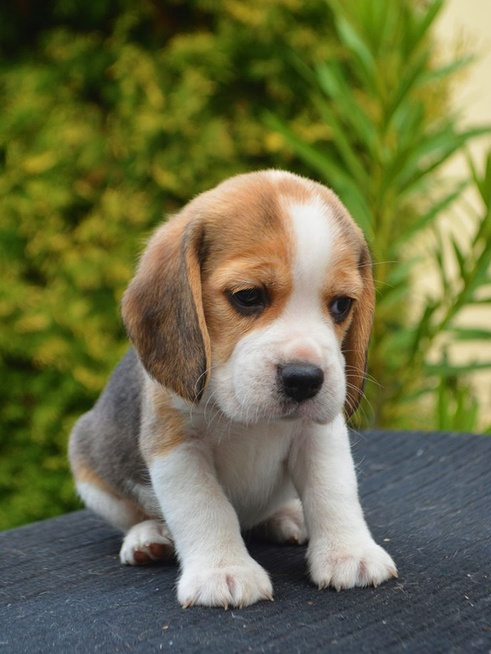
#> input picture pythonImgs/a241bf580bd666a05de1fa3b53f973e7.jpg, 491 x 654 px, shrunk from 736 x 981 before the run; its folder holds 4 pictures in this run
$ python main.py
#> lines starting #> are read from the running program, lines starting #| are printed output that depends on the picture
from PIL import Image, ImageEnhance, ImageFilter
# Importing operating system dependency for reading, writing to files, handling directories and retrieving system information
import os

# These describe the path name where we get the images and the path where the images will be sent once edited
path = './pythonImgs'
pathOut = '/editedPyImgs'

for filename in os.listdir(path):
    img = Image.open(f"{path}/{filename}")
#> img is the input picture: PIL image 491x654 RGB; mean R, G, B 108.6, 110.5, 70.4

    edit = img.filter(ImageFilter.SHARPEN).convert('L')
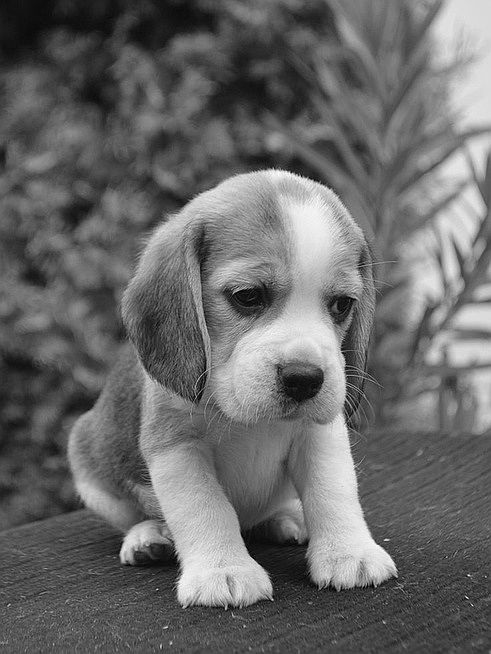
#> edit: PIL image 491x654 L; min 0, max 255, mean 105.4

    clean_name = os.path.splitext(filename)[0]

    edit.save(f".{pathOut}/{clean_name}_edited.jpg")
#> pass 2 of the loop `for filename in os.listdir(path):`:
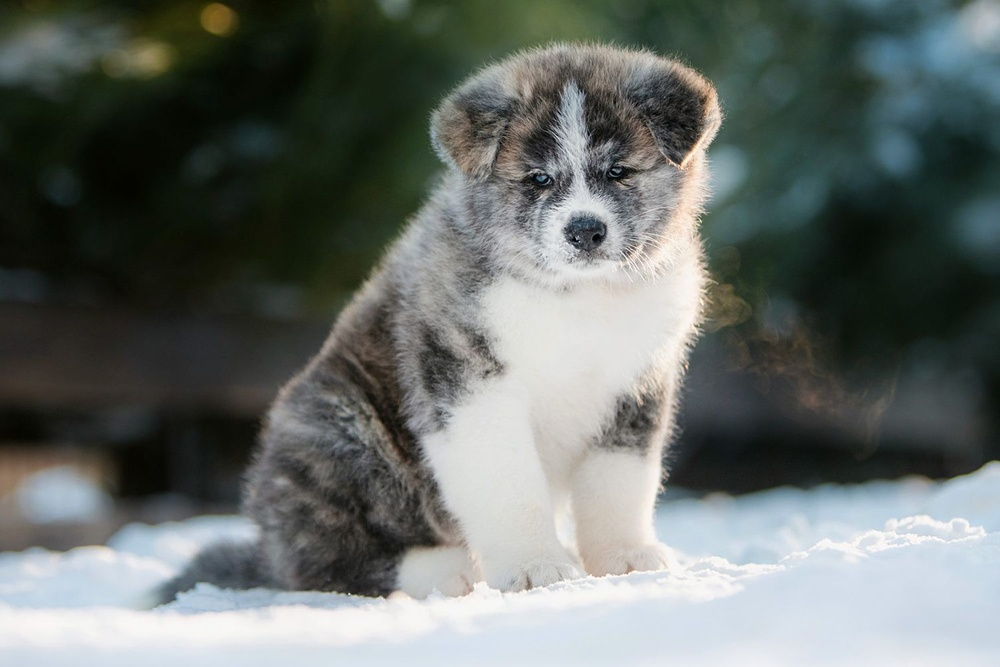
#> input picture pythonImgs/akita-puppy-snow-187024570-2000-c931d0f742ea4364b5f5cc51d5cc9bf3.jpg, 1000 x 667 px, shrunk from 1500 x 1000 before the run
#> img is the input picture: PIL image 1000x667 RGB; mean R, G, B 103.7, 109.8, 106.1
#> `edit = img.filter(ImageFilter.SHARPEN).convert('L')`:
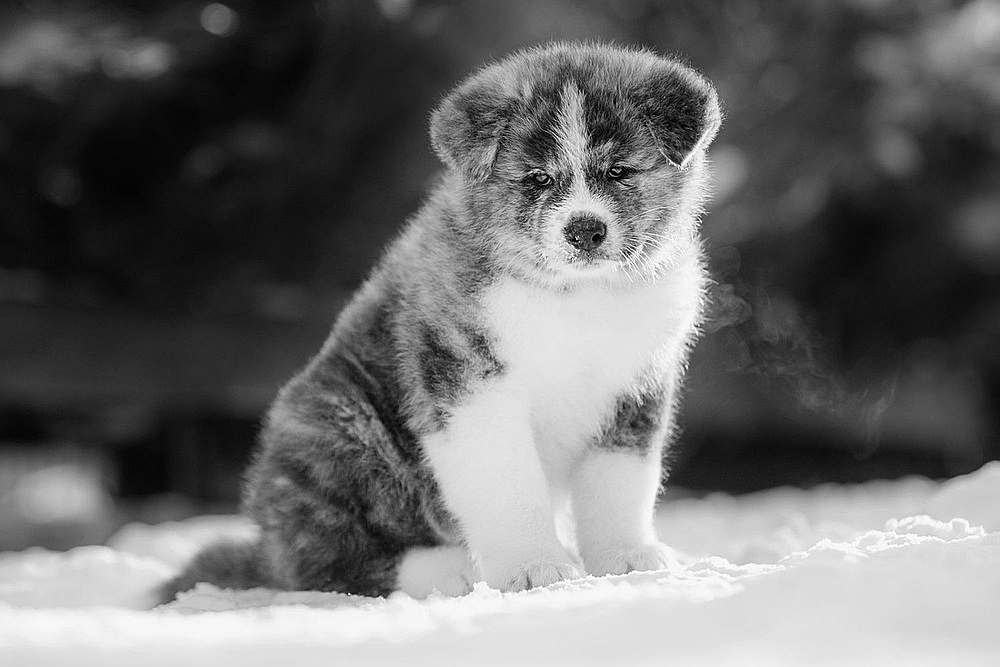
#> edit: PIL image 1000x667 L; min 0, max 255, mean 107.6
#> pass 3 of the loop `for filename in os.listdir(path):`:
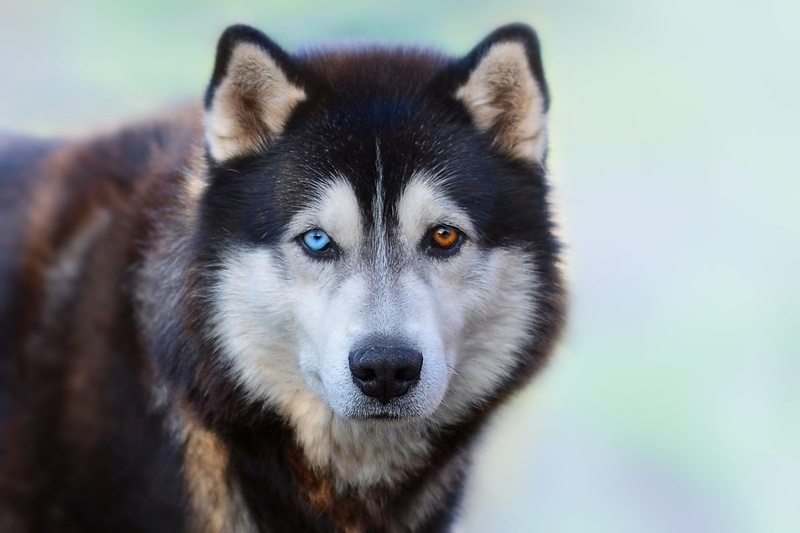
#> input picture pythonImgs/close-view-siberian-husky.jpg, 800 x 533 px, shrunk from 1200 x 800 before the run
#> img is the input picture: PIL image 800x533 RGB; mean R, G, B 136, 142.5, 145.2
#> `edit = img.filter(ImageFilter.SHARPEN).convert('L')`:
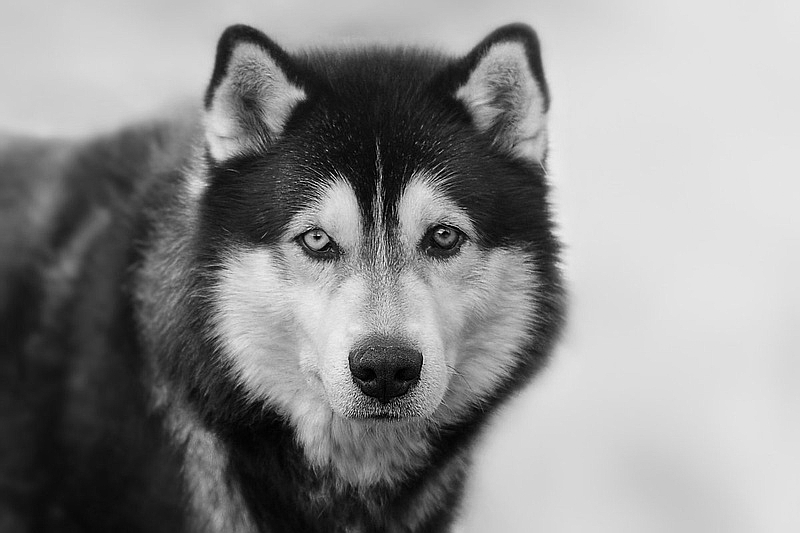
#> edit: PIL image 800x533 L; min 0, max 255, mean 140.9
#> the loop made 4 passes; the first 3 are shown
